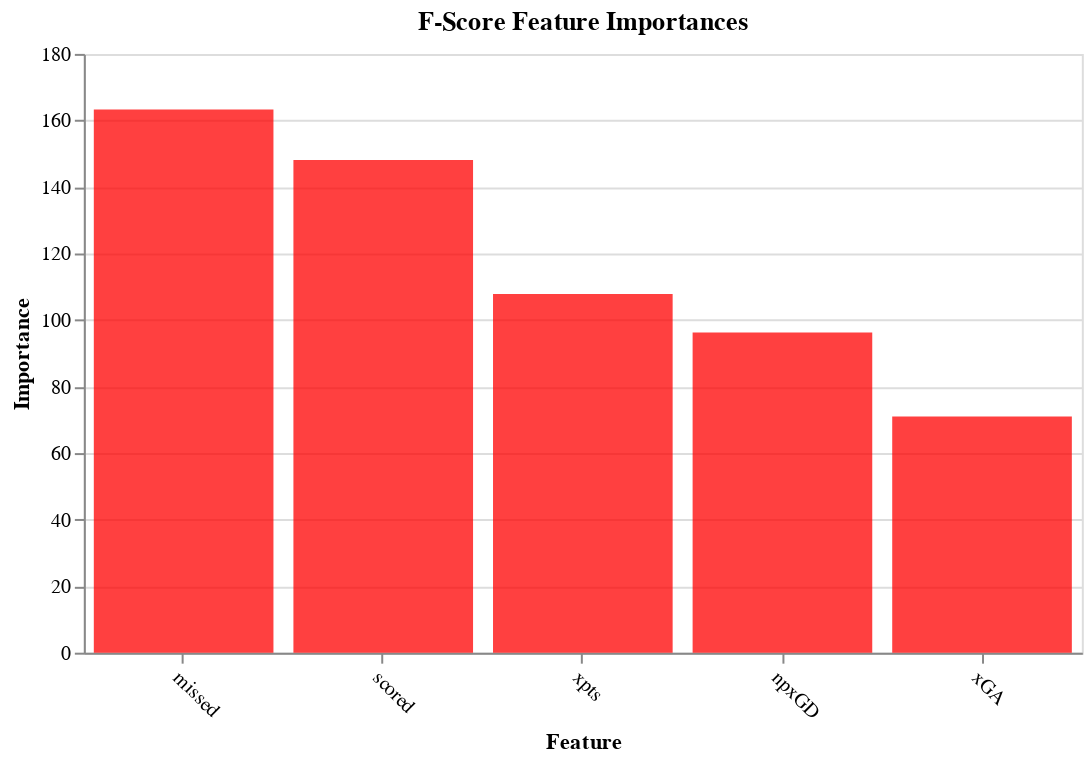

Notebook source saved alongside this figure:
### Code cell
plot_imp(best_features_fscore, feature_importances_fscore, 'F-Score', 'red')

### Figure 1 — Vega-Lite specification as saved in the notebook (floating-point values rounded to 4 significant figures)
{"config": {"view": {"continuousWidth": 400, "continuousHeight": 300}}, "data": {"name": "data-8aaab66cfd018bc1c71bf9811cf19b76"}, "mark": {"type": "bar", "color": "red", "opacity": 0.75}, "encoding": {"x": {"type": "nominal", "axis": {"labelAngle": 45}, "field": "features", "sort": null, "title": "Feature"}, "y": {"type": "quantitative", "field": "importances", "title": "Importance"}}, "title": "F-Score Feature Importances", "width": 500, "$schema": "https://vega.github.io/schema/vega-lite/v4.8.1.json", "datasets": {"data-8aaab66cfd018bc1c71bf9811cf19b76": [{"features": "missed", "importances": 163.3}, {"features": "scored", "importances": 148.1}, {"features": "xpts", "importances": 107.8}, {"features": "npxGD", "importances": 96.25}, {"features": "xGA", "importances": 71.0}]}}
